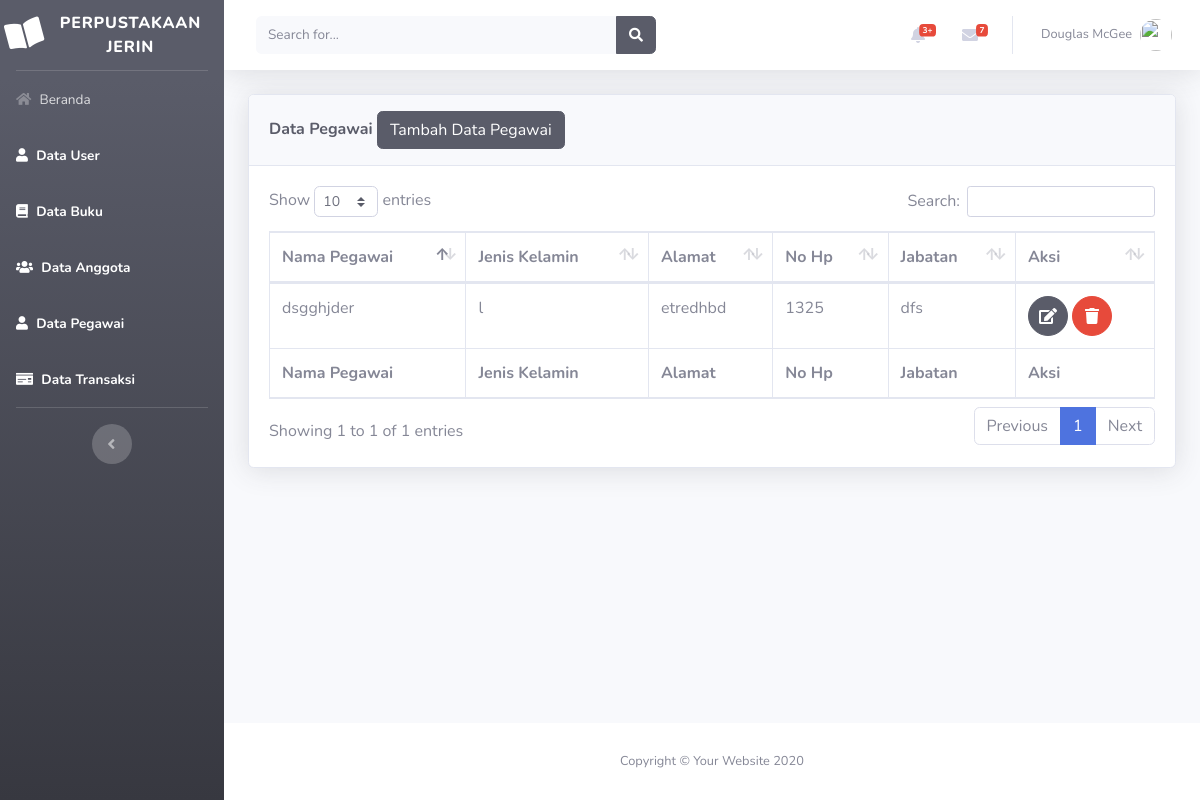
The page /beranda.php?page=pegawai on the database its author committed.
### tables this page shows
CREATE TABLE `tabel_pegawai` (
  `id_pegawai` int(5) NOT NULL,
  `nama_pegawai` varchar(50) NOT NULL,
  `jenis_kelamin` enum('l','p') NOT NULL,
  `alamat` text NOT NULL,
  `no_hp` varchar(20) NOT NULL,
  `jabatan` varchar(30) NOT NULL
);

### views/pegawai/pegawai.php (the view)
<div class="container-fluid">
    <div class="card shadow mb-4">
        <div class="card-header py-3">
            <h6 class="m-0 font-weight-bold text-dark">Data Pegawai
            <a href="beranda.php?page=pegawai&aksi=add">
                <button class="btn btn-dark">Tambah Data  Pegawai</button>
                </a>
            </h6>
        </div>
        <div class="card-body">
            <div class="table-responsive">
                <table class="table table-bordered" id="dataTable" width="100%" cellspacing="0">
                    <thead>
                        <tr>
                            <th>Nama Pegawai</th>
                            <th>Jenis Kelamin</th>
                            <th>Alamat</th>
                            <th>No Hp</th>
                            <th>Jabatan</th>
                            <th>Aksi</th>
                        </tr>
                    </thead>
                    <tfoot>
                        <tr>
                            <th>Nama Pegawai</th>
                            <th>Jenis Kelamin</th>
                            <th>Alamat</th>
                            <th>No Hp</th>
                            <th>Jabatan</th>
                            <th>Aksi</th>
                        </tr>
                    </tfoot>
                    <tbody>
                    <?php
                        $sql = "select * from tabel_pegawai";
                        $show = $db->query($sql);
                        foreach($show as $pegawai):
                    ?>
                        <tr>
                            <td><?php echo $pegawai['nama_pegawai']?></td>
                            <td><?php echo $pegawai['jenis_kelamin']?></td>
                            <td><?php echo $pegawai['alamat']?></td>
                            <td><?php echo $pegawai['no_hp']?></td>
                            <td><?php echo $pegawai['jabatan']?></td>
                            <td>
                                <a href="beranda.php?page=pegawai&aksi=edit&id=<?php echo $pegawai['id_pegawai']?>"
                                class="btn btn-dark btn-circle">
                                        <i class="fas fa-edit"></i>
                                        </a>
                                <a href="model/pegawai/prosesdeletepegawai.php?id=<?php echo $pegawai['id_pegawai']?>"
                                class="btn btn-danger btn-circle">
                                        <i class="fas fa-trash"></i>
                                        </a>
                            </td>
                        </tr>
                        <?php endforeach; ?>
                    </tbody>
                </table>
            </div>
        </div>
    </div>
</div>

### rows shown on the page
tabel_pegawai: nama_pegawai "dsgghjder", jenis_kelamin "l", alamat "etredhbd", no_hp "1325", jabatan "dfs"
